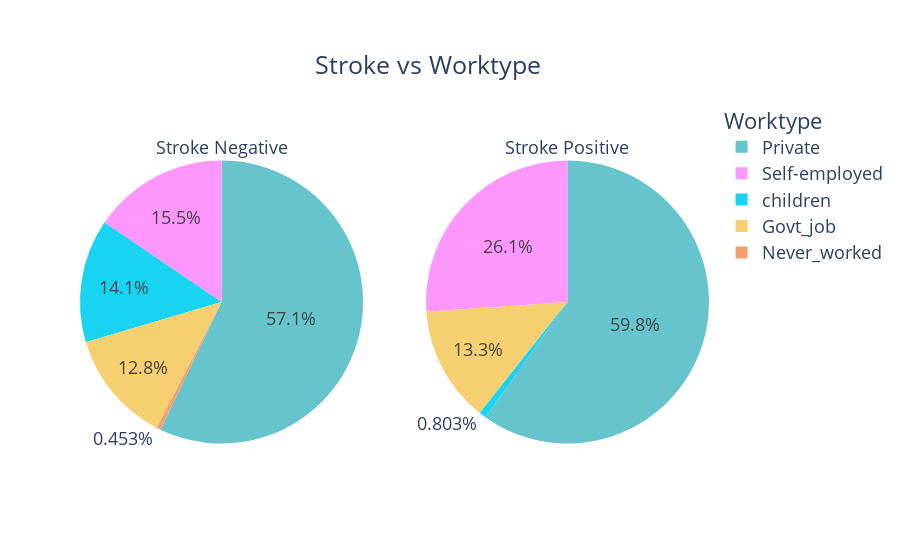

This figure's notebook cell:
### Markdown cell above
<h4 style = "background-color: white; color : #F6416C; font-size: 20px; font-family:Lucida Sans; font-weight: 3; border-radius: 75px 150px; text-align: left"> 2.6 Does work pressure can cause Stroke ?</h4> 
<!-- ### **2.6 Does work pressure can cause Stroke ?** -->

### Code cell
counts0 = Counter(df[df['stroke']==0]['work_type'])
counts1 = Counter(df[df['stroke']==1]['work_type'])
fig = make_subplots(rows=1, cols=2, specs=[[{"type": "pie"}, {"type": "pie"}]])

fig.add_trace(go.Pie(
     values=[item[1] for item in sorted(counts0.items())],
     labels=[item[0] for item in sorted(counts0.items())],
     domain=dict(x=[0, 0.5]),
     name="Stroke Negative",title='Stroke Negative'), 
     row=1, col=1)
fig.update_traces(marker=dict(colors=['#F6CF70','#F59F70','#66C4CC','#FF97FF','19D3F3']))

fig.add_trace(go.Pie(
     values=[item[1] for item in sorted(counts1.items())],
     labels=[item[0] for item in sorted(counts1.items())],
     domain=dict(x=[0.5, 1.0]),
     name="Stroke Positive",title='Stroke Positive'),
    row=1, col=2)

fig.update_layout(
    title={'text':'Stroke vs Worktype','xanchor':'left','yanchor': 'top','y':0.9,'x':0.35},
    xaxis_title="X Axis Title",
    yaxis_title="Y Axis Title",
    legend_title="Worktype",
    font=dict(size=18)
)


fig.show()

### Figure 1 — Plotly figure (JSON) as saved in the notebook; plotly's stock layout.template omitted (floating-point values rounded to 4 significant figures)
{"data": [{"domain": {"x": [0.0, 0.45], "y": [0.0, 1.0]}, "labels": ["Govt_job", "Never_worked", "Private", "Self-employed", "children"], "marker": {"colors": ["#F6CF70", "#F59F70", "#66C4CC", "#FF97FF", "19D3F3"]}, "name": "Stroke Negative", "title": {"text": "Stroke Negative"}, "type": "pie", "values": [624, 22, 2776, 754, 685]}, {"domain": {"x": [0.55, 1.0], "y": [0.0, 1.0]}, "labels": ["Govt_job", "Private", "Self-employed", "children"], "name": "Stroke Positive", "title": {"text": "Stroke Positive"}, "type": "pie", "values": [33, 149, 65, 2]}], "layout": {"font": {"size": 18}, "legend": {"title": {"text": "Worktype"}}, "title": {"text": "Stroke vs Worktype", "x": 0.35, "xanchor": "left", "y": 0.9, "yanchor": "top"}, "xaxis": {"title": {"text": "X Axis Title"}}, "yaxis": {"title": {"text": "Y Axis Title"}}}}
